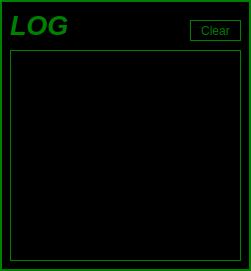
   <widget class="QWidget" name="messageWidget" native="true">
    <property name="geometry">
     <rect>
      <x>260</x>
      <y>320</y>
      <width>251</width>
      <height>271</height>
     </rect>
    </property>
    <property name="font">
     <font>
      <family>Arial</family>
     </font>
    </property>
    <property name="styleSheet">
     <string notr="true">border: 2px solid green;
background: black;
color: green</string>
    </property>
    <widget class="QLabel" name="messageLabel">
     <property name="geometry">
      <rect>
       <x>10</x>
       <y>10</y>
       <width>191</width>
       <height>31</height>
      </rect>
     </property>
     <property name="font">
      <font>
       <family>Arial</family>
       <pointsize>20</pointsize>
       <weight>75</weight>
       <italic>true</italic>
       <bold>true</bold>
       <underline>false</underline>
      </font>
     </property>
     <property name="styleSheet">
      <string notr="true">border: none; color: green;</string>
     </property>
     <property name="text">
      <string>LOG</string>
     </property>
    </widget>
    <widget class="QTextEdit" name="messageText">
     <property name="geometry">
      <rect>
       <x>10</x>
       <y>50</y>
       <width>231</width>
       <height>211</height>
      </rect>
     </property>
     <property name="font">
      <font>
       <family>Arial</family>
      </font>
     </property>
     <property name="styleSheet">
      <string notr="true">border: 1px solid green;</string>
     </property>
     <property name="html">
      <string>&lt;!DOCTYPE HTML PUBLIC &quot;-//W3C//DTD HTML 4.0//EN&quot; &quot;http://www.w3.org/TR/REC-html40/strict.dtd&quot;&gt;
&lt;html&gt;&lt;head&gt;&lt;meta name=&quot;qrichtext&quot; content=&quot;1&quot; /&gt;&lt;style type=&quot;text/css&quot;&gt;
p, li { white-space: pre-wrap; }
&lt;/style&gt;&lt;/head&gt;&lt;body style=&quot; font-family:'Arial'; font-size:8.25pt; font-weight:400; font-style:normal;&quot;&gt;
&lt;p style=&quot;-qt-paragraph-type:empty; margin-top:0px; margin-bottom:0px; margin-left:0px; margin-right:0px; -qt-block-indent:0; text-indent:0px;&quot;&gt;&lt;br /&gt;&lt;/p&gt;&lt;/body&gt;&lt;/html&gt;</string>
     </property>
    </widget>
    <widget class="QPushButton" name="messageClearButton">
     <property name="geometry">
      <rect>
       <x>190</x>
       <y>20</y>
       <width>51</width>
       <height>21</height>
      </rect>
     </property>
     <property name="font">
      <font>
       <family>Arial</family>
      </font>
     </property>
     <property name="cursor">
      <cursorShape>PointingHandCursor</cursorShape>
     </property>
     <property name="styleSheet">
      <string notr="true">QPushButton {
	color:green;
border: 1px solid green;
}

QPushButton:hover {
	background:gray;
	color: black;
}</string>
     </property>
     <property name="text">
      <string>Clear</string>
     </property>
    </widget>
   </widget>
